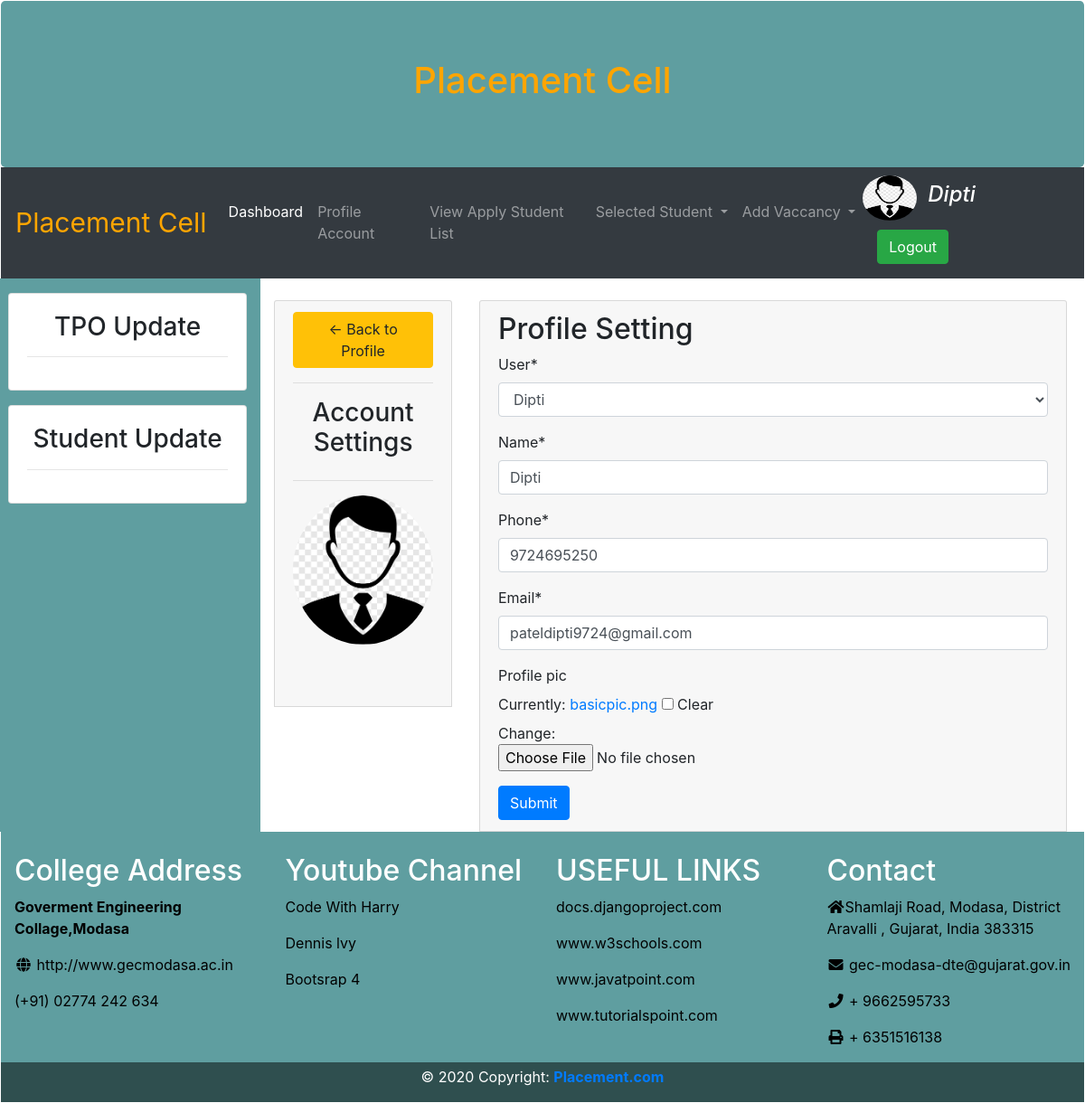
The page /company/caccount/ (signed in) on the database its author committed.
### pcapp/models.py (models this page shows, shortened)
class Company(models.Model):
    user = models.OneToOneField(User, null=True, on_delete=models.CASCADE)
    name = models.CharField(max_length=200, null=True)
    phone = models.CharField(max_length=200, null=True)
    email = models.CharField(max_length=200, null=True)
    profile_pic = models.ImageField(default='basicpic.png', null=True, blank=True)

### pcapp/decorators.py (the view)
        def wrapper_func(request, *args, **kwargs):
            group = None
            if request.user.groups.exists():
                group = request.user.groups.all()[0].name
            if group in allowed_roles:
                return view_func(request, *args, **kwargs)
            else:
                return HttpResponse("You are not authorized to view this page...")

### pcapp/forms.py
class CompanyForm(ModelForm):
    class Meta:
        model = Company
        fields = '__all__'

### pcapp/views.py (called while the page is built)
@login_required(login_url='login')
@allowed_users(allowed_roles=['company'])
def CaccountSettings(request):
    if request.user.company:
        company = request.user.company
        form = CompanyForm(instance=company)
        if request.method == 'POST':
            form = CompanyForm(request.POST, request.FILES, instance=company)
            if form.is_valid():
                form.save()
    context = {'form': form}
    return render(request, 'account_settings.html', context)

### pcapp/templates/account_settings.html (shortened to what this page needs)
{% extends 'student.html' %}
{% load crispy_forms_tags %}
{% block body %}
<br>
<div class="row">
    <div class="col-md-3">
        <div class="card card-header" style="height:450px">
            <a class="btn btn-warning" href="{% url 'student_dashboard' %}"> &#8592; Back to Profile</a>
            <hr>
            <h3 style="text-align: center">Account Settings</h3>
            <hr>
            <img class="profile-pic" src="{{request.user.company.profile_pic.url}}">
        </div>
    </div>
    <div class="col-md-9">
        <div class="card card-header">
            <h2>Profile Setting</h2>
            <form method="POST"  enctype="multipart/form-data">
                {{form|crispy}}
                <input class="btn btn-primary" type="submit" name="Update Information">
            </form>
        </div>
    </div>
</div>
{% endblock %}

### pcapp/templates/navbar.html (shortened to what this page needs)
{% load static %}
<nav class="navbar navbar-expand-sm bg-dark navbar-dark">
    <a class="navbar-brand" href="#" style="color:orange;font-size:30px">Placement Cell</a>
    <div class="collapse navbar-collapse" id="collapsibleNavbar">
        <ul class="navbar-nav">
            {% if request.user.student %}
            <li class="nav-item">
                <a class="nav-link active" href="{% url 'student_dashboard' %}">Dashboard</a>
            </li>
            <li class="nav-item dropdown">
                <a class="nav-link dropdown-toggle" href="#" id="navbardrop3" data-toggle="dropdown">
                    Fill Education Form
                </a>
                <div class="dropdown-menu">
                    <a class="dropdown-item" href="{% url 'student_form' %}">Add Details</a>
                    <a class="dropdown-item" href="{% url 'view_student_form' %}">View Details</a>
                </div>
            </li>
            <li class="nav-item">
                <a class="nav-link" href="{% url 'view_vaccancy' %}">view Vaccancy</a>
            </li>
            <li class="nav-item">
                <a class="nav-link" href="{% url 'applied_job_list' %}">History of applied Job</a>
            </li>
            <li class="nav-item">
                <a class="nav-link" href="../selected_student_list/">Selected Students list</a>
            </li>
            <li class="nav-item">
                <a class="nav-link" href="{% url 'saccount' %}">Profile</a>
            </li>
            <li class="nav-item dropdown">
                <a class="nav-link dropdown-toggle" href="#" id="navbardrop78" data-toggle="dropdown">
                    Success Story
                </a>
                <div class="dropdown-menu">
                    <a class="dropdown-item" href="{% url 'successStory' %}">Create Story</a>
                    <a class="dropdown-item" href="{% url 'view_successStory' %}">View Stories</a>
                </div>
            </li>
            {% elif request.user.company %}
            <li class="nav-item">
                <a class="nav-link active" href="{% url 'company_dashboard' %}">Dashboard</a>
            </li>
            <li class="nav-item">
                <a class="nav-link" href="{% url 'caccount' %}">Profile Account</a>
            </li>
            <li class="nav-item">
                <a class="nav-link" href="{% url 'view_apply_student_list' %}">View Apply Student List</a>
            </li>
            <li class="nav-item dropdown">
                <a class="nav-link dropdown-toggle" href="#" data-toggle="dropdown">
                    Selected Student
                </a>
            </li>
            <li class="nav-item dropdown">
                <a class="nav-link dropdown-toggle" href="#" data-toggle="dropdown">
                    Add Vaccancy
                </a>
            </li>
            {% endif %}
        </ul>
    </div>
    {% if request.user.company %}
    <ul class="navbar-nav form-inline">
        <div class="media">
            <a href="{% url 'caccount' %}"> <img src="{{request.user.company.profile_pic.url}}" alt="profile pic"
                                                 class="mr-1 rounded-circle"
                                                 style="width:60px;height:50px">
            </a>
        </div>
        <li class="nav-item">
            <h4 class="nav-link" style="color:white"><i>{{request.user}}</i></h4>
        </li>
        <li class="nav-item">
            <a class="nav-link" href="{% url 'logout' %}">
                <button class="btn btn-success ml-2">Logout</button>
            </a>
        </li>
    </ul>
    {% endif %}
</nav>

### pcapp/templates/account_settings.html (style rules this page uses)
.profile-pic { max-width: 350px; max-height:350px; margin: 1 auto; border-radius: 50%; }

### rows shown on the page
Company: user "Dipti", name "Dipti", phone "9724695250", email "pateldipti9724@gmail.com"

### other values the page prints
{{ request.user }} "Dipti"
